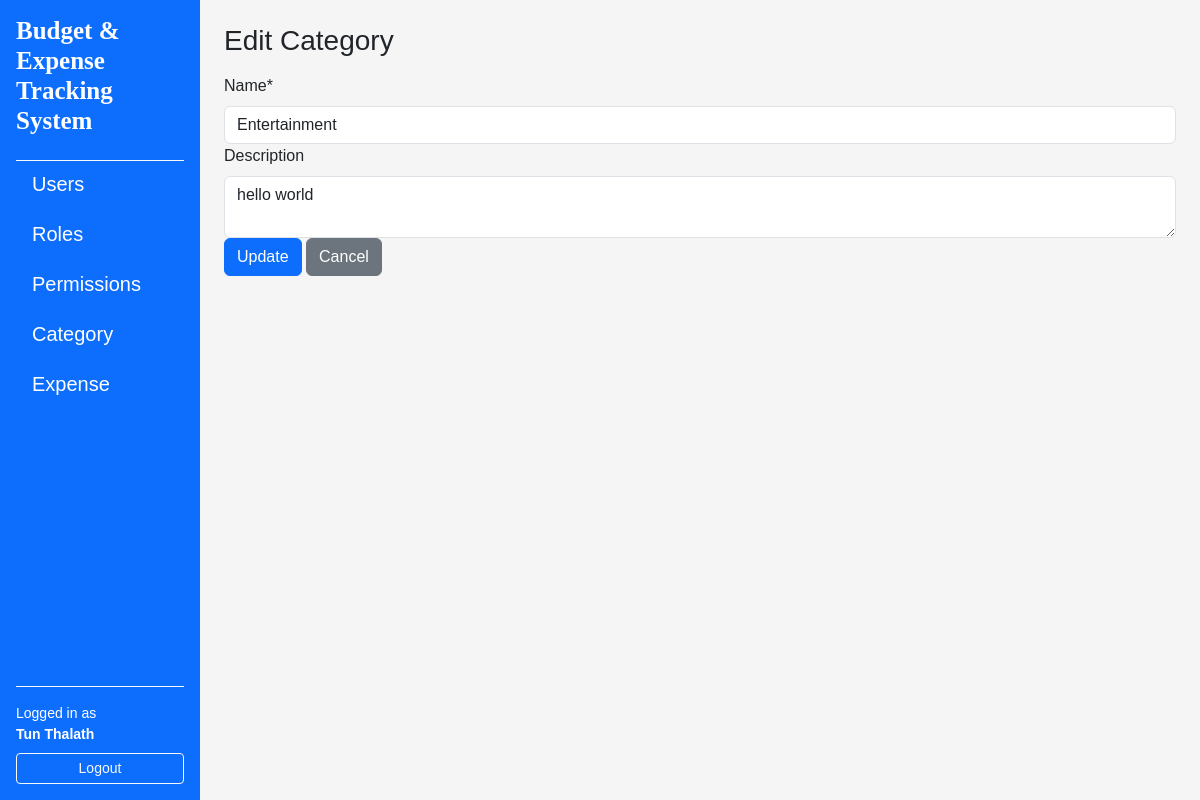
The page /categories/2/edit (signed in) on the database as committed earlier.
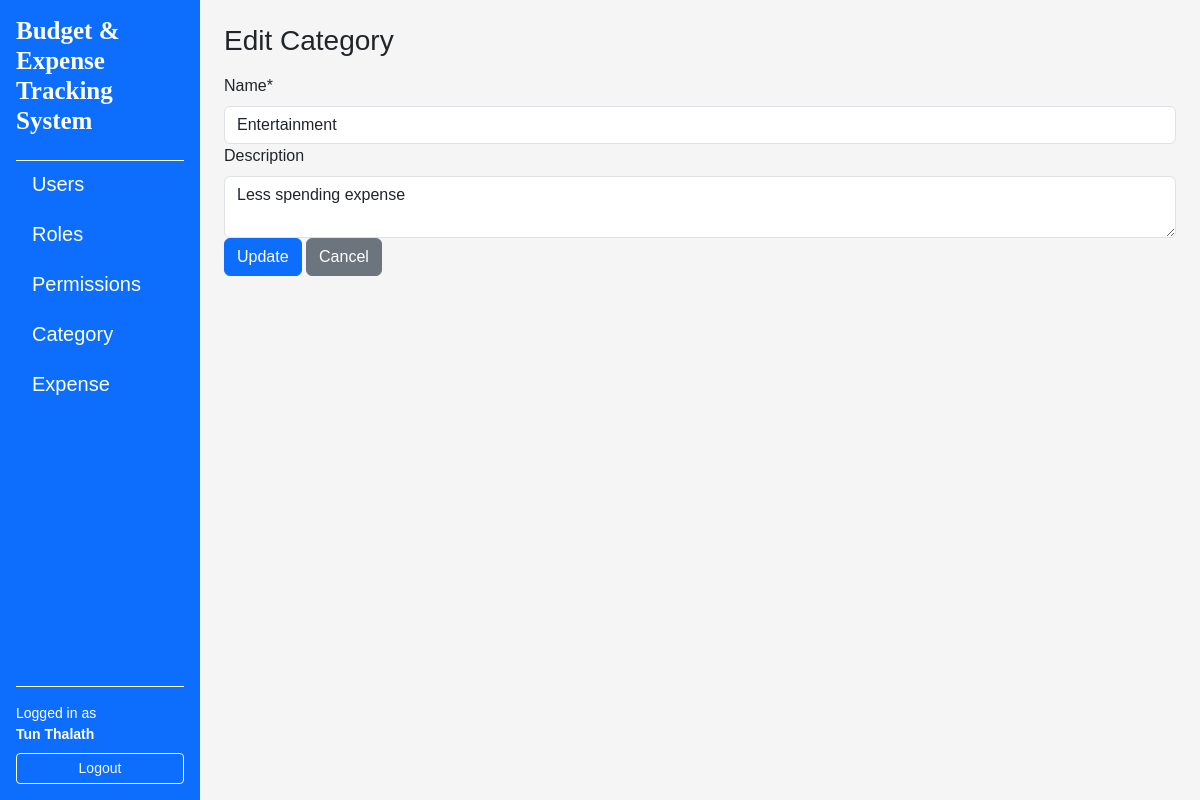
The same page on the database as committed later.
### app/models/categories.py (models this page shows, shortened)
class Category(db.Model):
    __tablename__="categories"
    id = db.Column(db.Integer, primary_key=True)
    name = db.Column(db.String(15), unique=True, nullable=False)
    description = db.Column(db.String(255))
    created_at = db.Column(db.DateTime, default=datetime.utcnow, nullable=False)
    updated_at = db.Column(db.DateTime, default=datetime.utcnow, onupdate=datetime.utcnow, nullable=False)
    expenses = db.relationship("Expense", secondary=expense_categories, back_populates="categories")

### app/routes/category_routes.py (the view, shortened to what this page needs)
@category_bp.route("/<int:category_id>/edit", methods=["GET", "POST"])
@login_required
def edit(category_id: int):
    category = CategoryService.get_by_id(category_id)
    if category is None:
        abort(404)
    form = CategoryEditForm(original_category=category, obj=category)
    return render_template("categories/edit.html", category=category, form=form)

### app/forms/category_forms.py
class CategoryEditForm(FlaskForm):
    name = StringField(
        "Name*",
        validators=[DataRequired()],
        render_kw={"placeholder": "Enter category name"}
    )
    description = TextAreaField(
        "Description",
        validators=[DataRequired()]
    )
    submit = SubmitField("Update")
    def __init__(self, original_category: Category, *args, **kwargs):
        super().__init__(*args, **kwargs)
        self.original_category = original_category

### app/services/category_services.py (called while the page is built)
    @staticmethod
    def get_by_id(category_id: int) -> Optional[Category]:
        return Category.query.get(category_id)

### app/templates/categories/edit.html (shortened to what this page needs)
{% extends "layouts/base.html" %}
{% block content %}
<h1 class="h3 mb-3"> Edit Category </h1>
<form method="post", novalidate>
     {% include "categories/_form.html" %}
</form>
{% endblock %}

### app/templates/categories/_form.html (shortened to what this page needs)
<div class="mb=3">
    {{ form.name.label(class="form-label") }}
    {{ form.name(class="form-control") }}
</div>
<div class="mb=3">
    {{ form.description.label(class="form-label") }}
    {{ form.description(class="form-control") }}
</div>
<div>
    {{ form.submit(class="btn btn-primary") }}
    <a href="{{ url_for('categories.index') }}" class="btn btn-secondary"> Cancel</a>
</div>

Rows that differ between the two databases and show on the page:
changed Category "Entertainment": description "hello world" → "Less spending expense"
